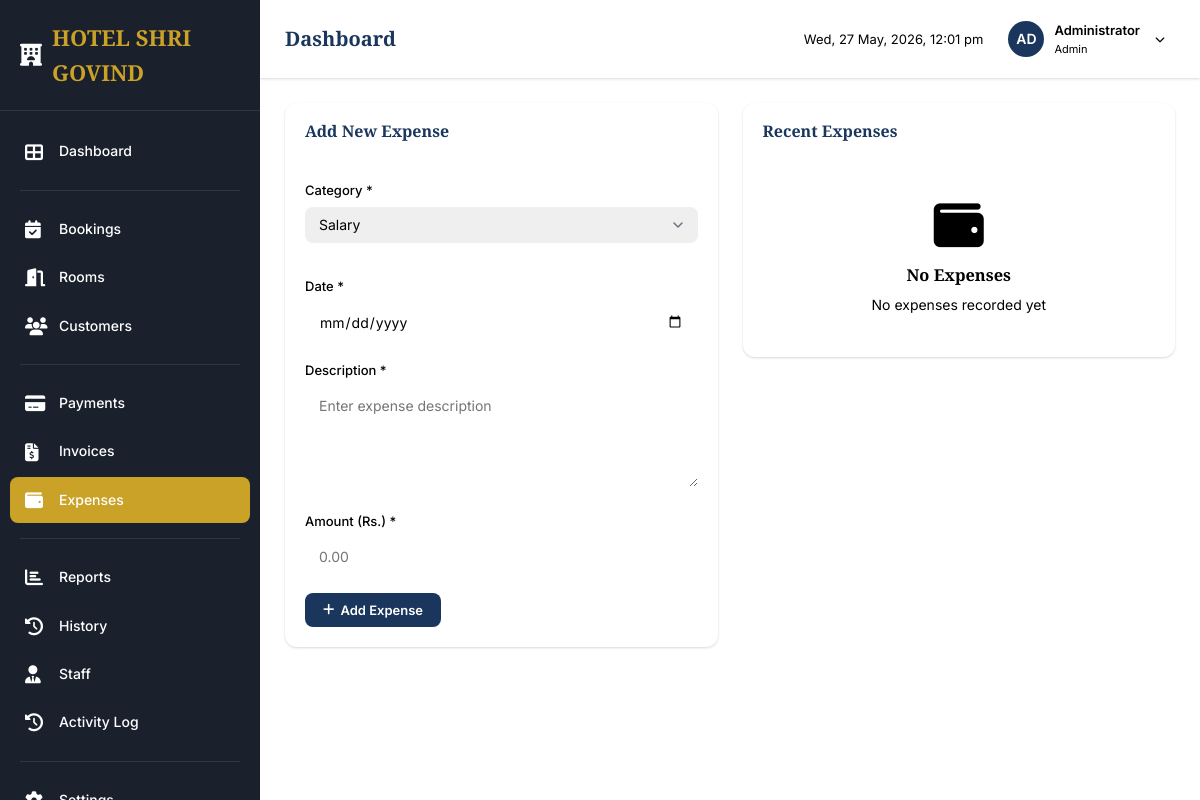
Page /expenses (signed in) on the committed database.
### app.py (models this page shows, shortened)
class Settings(db.Model):
    __tablename__ = 'settings'
    id = db.Column(db.Integer, primary_key=True)
    key = db.Column(db.String(50), unique=True, nullable=False)
    value = db.Column(db.Text)
    @staticmethod
    def get(key, default=None):
        setting = Settings.query.filter_by(key=key).first()
        return setting.value if setting else default

class Staff(db.Model, UserMixin):
    __tablename__ = 'staff'
    id = db.Column(db.Integer, primary_key=True)
    username = db.Column(db.String(50), unique=True, nullable=False)
    password_hash = db.Column(db.String(255), nullable=False)
    name = db.Column(db.String(100), nullable=False)
    role = db.Column(db.String(20), nullable=False, default='receptionist')
    is_active = db.Column(db.Boolean, default=True)
    created_at = db.Column(db.DateTime, default=datetime.utcnow)
    last_login = db.Column(db.DateTime)
    def is_admin(self):
        return self.role == 'admin'

### app.py (the view, shortened to what this page needs)
@app.route('/expenses', methods=['GET', 'POST'])
@login_required
def expenses():
    form = ExpenseForm()
    expenses_list = Expense.query.order_by(Expense.expense_date.desc()).limit(100).all()
    return render_template('expenses.html', form=form, expenses=expenses_list)

### app.py
class ExpenseForm(FlaskForm):
    category = SelectField('Category',
        choices=[('salary', 'Salary'), ('utility', 'Utility'), ('maintenance', 'Maintenance'),
                ('supplies', 'Supplies'), ('other', 'Other')])
    description = TextAreaField('Description', validators=[DataRequired()])
    amount = FloatField('Amount', validators=[DataRequired()])
    expense_date = DateField('Date', validators=[DataRequired()])
    submit = SubmitField('Add Expense')

### app.py (called while the page is built)
@login_manager.user_loader
def load_user(user_id):
    return db.session.get(Staff, int(user_id))

### templates/expenses.html (shortened to what this page needs)
{% extends "base.html" %}
{% block content %}
<div class="row" style="display: grid; grid-template-columns: 1fr 1fr; gap: 25px;">
    <div>
        <div class="card">
            <div class="card-header">
                <h3 class="card-title">Add New Expense</h3>
            </div>
            <div class="card-body">
                <form method="POST">
                    <div class="form-row">
                        <div class="form-group">
                            <label class="form-label">Category *</label>
                            {{ form.category(class="form-control form-select") }}
                        </div>
                        <div class="form-group">
                            <label class="form-label">Date *</label>
                            {{ form.expense_date(class="form-control", type="date") }}
                        </div>
                    </div>
                    <div class="form-group">
                        <label class="form-label">Description *</label>
                        {{ form.description(class="form-control", rows="3", placeholder="Enter expense description") }}
                    </div>
                    <div class="form-group">
                        <label class="form-label">Amount (Rs.) *</label>
                        {{ form.amount(class="form-control", placeholder="0.00", step="0.01") }}
                    </div>
                    <button type="submit" class="btn btn-primary">
                        <i class="fas fa-plus"></i> Add Expense
                    </button>
                </form>
            </div>
        </div>
    </div>
    <div>
        <div class="card">
            <div class="card-header">
                <h3 class="card-title">Recent Expenses</h3>
            </div>
            <div class="card-body" style="padding: 0;">
                {% if expenses %}
                <div class="table-wrapper">
                    <table class="data-table">
                        <thead>
                            <tr>
                                <th>Date</th>
                                <th>Category</th>
                                <th>Description</th>
                                <th>Amount</th>
                            </tr>
                        </thead>
                        <tbody>
                            {% for expense in expenses[:20] %}
                            <tr>
                                <td>{{ expense.expense_date.strftime('%d %b %Y') }}</td>
                                <td>
                                    <span class="badge badge-{{ 'info' if expense.category == 'utility' else 'warning' if expense.category == 'salary' else 'primary' }}">
                                        {{ expense.category|title }}
                                    </span>
                                </td>
                                <td>{{ expense.description[:50] }}{% if expense.description|length > 50 %}...{% endif %}</td>
                                <td class="text-mono" style="color: var(--danger);">Rs. {{ expense.amount|int }}</td>
                            </tr>
                            {% endfor %}
                        </tbody>
                    </table>
                </div>
                {% else %}
                <div class="empty-state" style="padding: 40px;">
                    <i class="fas fa-wallet"></i>
                    <h3>No Expenses</h3>
                    <p>No expenses recorded yet</p>
                </div>
                {% endif %}
            </div>
        </div>
    </div>
</div>
{% endblock %}

### templates/partials/sidebar.html (shortened to what this page needs)
<nav class="sidebar">
    <div class="sidebar-header">
        <a href="{{ url_for('dashboard') }}" class="sidebar-logo">
            <i class="fas fa-hotel"></i>
            <span>{{ hotel.name|default('HOTEL SHRI GOVIND') }}</span>
        </a>
    </div>
    <div class="sidebar-nav">
        <div class="nav-item">
            <a href="{{ url_for('dashboard') }}" class="nav-link {% if request.endpoint == 'dashboard' %}active{% endif %}">
                <i class="fas fa-th-large"></i>
                Dashboard
            </a>
        </div>
        <div class="nav-divider"></div>
        <div class="nav-item">
            <a href="{{ url_for('bookings') }}" class="nav-link {% if 'booking' in request.endpoint %}active{% endif %}">
                <i class="fas fa-calendar-check"></i>
                Bookings
            </a>
        </div>
        <div class="nav-item">
            <a href="{{ url_for('rooms') }}" class="nav-link {% if request.endpoint == 'rooms' or 'room' in request.endpoint %}active{% endif %}">
                <i class="fas fa-door-open"></i>
                Rooms
            </a>
        </div>
        <div class="nav-item">
            <a href="{{ url_for('customers') }}" class="nav-link {% if 'customer' in request.endpoint %}active{% endif %}">
                <i class="fas fa-users"></i>
                Customers
            </a>
        </div>
        <div class="nav-divider"></div>
        <div class="nav-item">
            <a href="{{ url_for('payments') }}" class="nav-link {% if request.endpoint == 'payments' %}active{% endif %}">
                <i class="fas fa-credit-card"></i>
                Payments
            </a>
        </div>
        <div class="nav-item">
            <a href="{{ url_for('invoices') }}" class="nav-link {% if 'invoice' in request.endpoint %}active{% endif %}">
                <i class="fas fa-file-invoice-dollar"></i>
                Invoices
            </a>
        </div>
        <div class="nav-item">
            <a href="{{ url_for('expenses') }}" class="nav-link {% if request.endpoint == 'expenses' %}active{% endif %}">
                <i class="fas fa-wallet"></i>
                Expenses
            </a>
        </div>
        <div class="nav-divider"></div>
        <div class="nav-item">
            <a href="{{ url_for('reports') }}" class="nav-link {% if request.endpoint == 'reports' or 'report' in request.endpoint %}active{% endif %}">
                <i class="fas fa-chart-bar"></i>
                Reports
            </a>
        </div>
        <div class="nav-item">
            <a href="{{ url_for('history') }}" class="nav-link {% if request.endpoint == 'history' %}active{% endif %}">
                <i class="fas fa-history"></i>
                History
            </a>
        </div>
        {% if current_user.is_admin() %}
        <div class="nav-item">
            <a href="{{ url_for('staff') }}" class="nav-link {% if 'staff' in request.endpoint %}active{% endif %}">
                <i class="fas fa-user-tie"></i>
                Staff
            </a>
        </div>
        <div class="nav-item">
            <a href="{{ url_for('activity_log') }}" class="nav-link {% if request.endpoint == 'activity_log' %}active{% endif %}">
                <i class="fas fa-history"></i>
                Activity Log
            </a>
        </div>
        {% endif %}
        <div class="nav-divider"></div>
        <div class="nav-item">
            <a href="{{ url_for('settings') }}" class="nav-link {% if request.endpoint == 'settings' %}active{% endif %}">
                <i class="fas fa-cog"></i>
            </a>
        </div>
    </div>
</nav>

### templates/partials/topnav.html (shortened to what this page needs)
<nav class="top-nav">
    <div class="top-nav-left">
        <h1 class="page-title">{% block page_title %}Dashboard{% endblock %}</h1>
    </div>
    <div class="top-nav-right">
        <span class="nav-time" id="current-time">
        </span>
        <div class="user-dropdown">
            <div class="user-avatar">
                {{ current_user.name[:2].upper() }}
            </div>
            <div class="user-info">
                <div class="user-name">{{ current_user.name }}</div>
                <div class="user-role">{{ current_user.role|title }}</div>
            </div>
            <i class="fas fa-chevron-down" style="color: var(--gray-400); font-size: 10px; margin-left: 5px;"></i>
        </div>
    </div>
</nav>

### rows in the picture
Settings: name "HOTEL SHRI GOVIND"
Staff: name "AD", name "Administrator", role "Admin"
